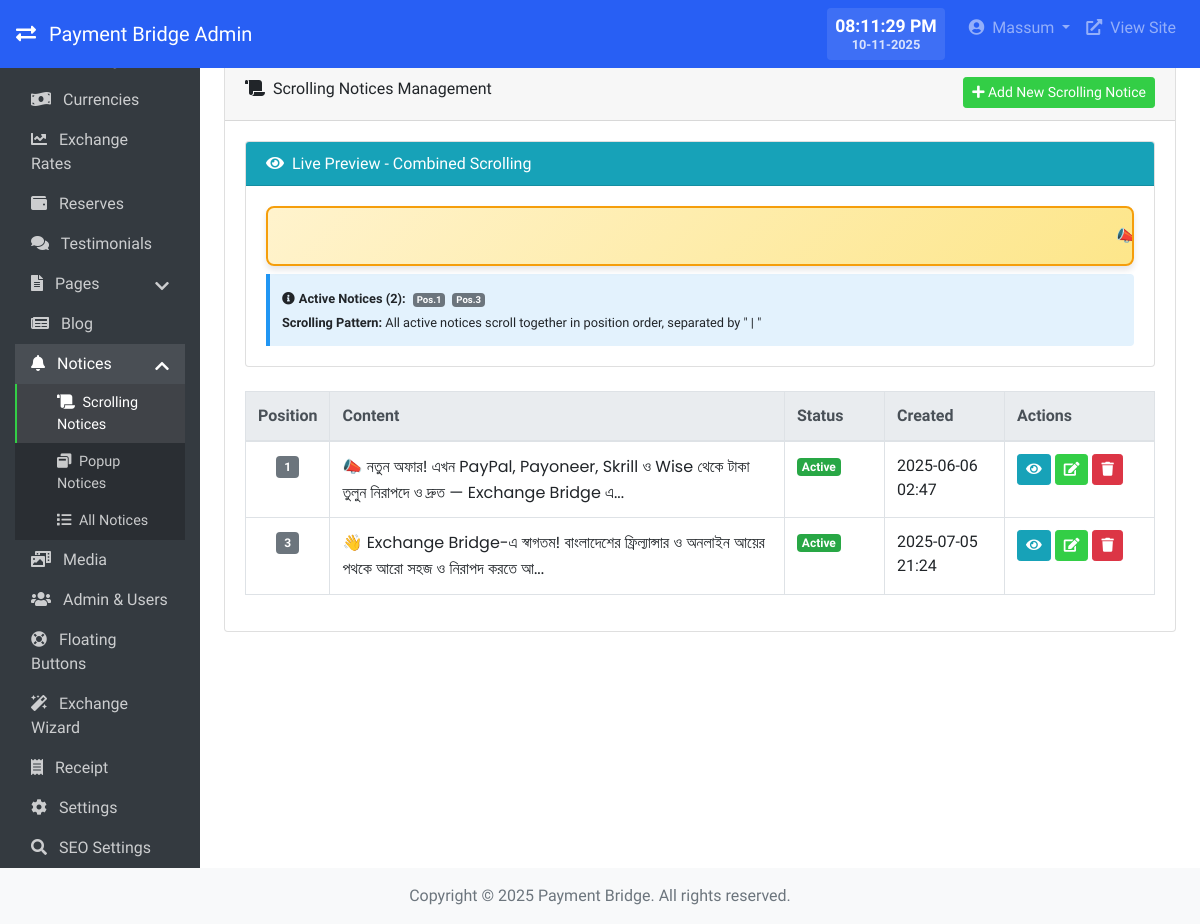
/admin/notices/scroll/index.php (signed in), run on the app's committed database.
### tables this page shows
CREATE TABLE `settings` (
  `id` int(11) NOT NULL,
  `setting_key` varchar(100) NOT NULL,
  `setting_value` text DEFAULT NULL,
  `created_at` timestamp NOT NULL DEFAULT current_timestamp(),
  `updated_at` timestamp NOT NULL DEFAULT current_timestamp() ON UPDATE current_timestamp()
);

CREATE TABLE `users` (
  `id` int(11) NOT NULL,
  `username` varchar(50) NOT NULL,
  `email` varchar(100) NOT NULL,
  `password` varchar(255) NOT NULL,
  `role` enum('admin','manager','editor') NOT NULL DEFAULT 'editor',
  `status` enum('active','inactive') NOT NULL DEFAULT 'active',
  `last_login` datetime DEFAULT NULL,
  `created_at` timestamp NOT NULL DEFAULT current_timestamp(),
  `updated_at` timestamp NOT NULL DEFAULT current_timestamp() ON UPDATE current_timestamp()
);

CREATE TABLE `notices` (
  `id` int(11) NOT NULL,
  `type` enum('scrolling','popup') NOT NULL,
  `position` int(11) DEFAULT 1,
  `title` varchar(255) DEFAULT NULL,
  `content` text DEFAULT NULL,
  `image_path` varchar(255) DEFAULT NULL,
  `status` enum('active','inactive') NOT NULL DEFAULT 'active',
  `created_at` timestamp NOT NULL DEFAULT current_timestamp(),
  `updated_at` timestamp NOT NULL DEFAULT current_timestamp() ON UPDATE current_timestamp()
);

### admin/notices/scroll/index.php (the view, shortened to what the rows shown need)
<?php
require_once '../../../includes/db.php';
require_once '../../../includes/functions.php';
require_once '../../../includes/auth.php';
$db = Database::getInstance();
$scrollingNotices = $db->getRows("SELECT * FROM notices WHERE type = 'scrolling' ORDER BY position ASC, created_at DESC");
include '../../includes/header.php';
?>
<div class="card mb-4">
    <div class="card-body">
        <div class="row mb-4">
            <div class="col-12">
                <div class="card">
                    <div class="card-body">
                        <div id="scrolling-preview-container">
                            <?php
                            $activeNotices = [];
                            foreach ($scrollingNotices as $notice) {
                                if ($notice['status'] === 'active') {
                                    $activeNotices[] = $notice;
                                }
                            }
                            if (count($activeNotices) > 0):
                                usort($activeNotices, function($a, $b) {
                                    return $a['position'] - $b['position'];
                                });
                            ?>
                            <div class="preview-info">
                                <small>
                                    <strong><i class="fas fa-info-circle mr-1"></i>Active Notices (<?php echo count($activeNotices); ?>):</strong>
                                    <?php foreach ($activeNotices as $index => $notice): ?>
                                        <span class="badge badge-secondary ml-1">Pos.<?php echo $notice['position']; ?></span>
                                    <?php endforeach; ?>
                                    <br><strong>Scrolling Pattern:</strong> All active notices scroll together in position order, separated by " | "
                                </small>
                            </div>
                            <?php endif; ?>
                        </div>
                    </div>
                </div>
            </div>
        </div>
        <div class="table-responsive">
            <table class="table table-bordered table-hover" width="100%" cellspacing="0">
                <thead class="thead-light">
                    <tr>
                        <th width="80">Position</th>
                        <th>Content</th>
                        <th width="100">Status</th>
                        <th width="120">Created</th>
                        <th width="150">Actions</th>
                    </tr>
                </thead>
                <tbody>
                    <?php if (count($scrollingNotices) > 0): ?>
                    <?php foreach ($scrollingNotices as $notice): ?>
                    <tr>
                        <td class="text-center">
                            <span class="position-badge"><?php echo $notice['position']; ?></span>
                        </td>
                        <td class="notice-content">
                            <?php
                            $content = strip_tags($notice['content']);
                            echo mb_substr($content, 0, 100, 'UTF-8') . (mb_strlen($content, 'UTF-8') > 100 ? '...' : '');
                            ?>
                        </td>
                        <td>
                            <span class="badge badge-<?php echo $notice['status'] === 'active' ? 'success' : 'danger'; ?>">
                                <?php echo ucfirst($notice['status']); ?>
                            </span>
                        </td>
                        <td><?php echo date('Y-m-d H:i', strtotime($notice['created_at'])); ?></td>
                        <td>
                            <a href="view.php?id=<?php echo $notice['id']; ?>" class="btn btn-info btn-sm" title="View">
                                <i class="fas fa-eye"></i>
                            </a>
                            <a href="edit.php?id=<?php echo $notice['id']; ?>" class="btn btn-primary btn-sm" title="Edit">
                                <i class="fas fa-edit"></i>
                            </a>
                            <a href="delete.php?id=<?php echo $notice['id']; ?>" class="btn btn-danger btn-sm delete-confirm" title="Delete">
                                <i class="fas fa-trash"></i>
                            </a>
                        </td>
                    </tr>
                    <?php endforeach; ?>
                    <?php endif; ?>
                </tbody>
            </table>
        </div>
    </div>
</div>
<?php include '../../includes/footer.php'; ?>

### admin/includes/header.php (shortened to what the rows shown need)
<?php
$user = Auth::getUser();
?>
<!DOCTYPE html>
<html lang="en">
<head>
    <link href="https://stackpath.bootstrapcdn.com/bootstrap/4.5.2/css/bootstrap.min.css" rel="stylesheet">
    <link rel="stylesheet" href="https://cdnjs.cloudflare.com/ajax/libs/font-awesome/5.15.3/css/all.min.css">
    <link rel="stylesheet" href="<?php echo ADMIN_URL; ?>/assets/css/admin.css">
</head>
<body>
    <nav class="navbar navbar-expand-lg navbar-dark bg-dark fixed-top">
        <a class="navbar-brand" href="<?php echo ADMIN_URL; ?>/index.php">
            <i class="fas fa-exchange-alt mr-2"></i>
            <?php echo getSetting('site_name', SITE_NAME); ?> Admin
        </a>
        <div class="collapse navbar-collapse" id="navbarNav">
            <ul class="navbar-nav ml-auto">
                <li class="nav-item dropdown">
                    <a class="nav-link dropdown-toggle" href="#" id="navbarDropdown" role="button" data-toggle="dropdown" aria-haspopup="true" aria-expanded="false">
                        <i class="fas fa-user-circle mr-1"></i> <?php echo htmlspecialchars($user['username']); ?>
                    </a>
                </li>
            </ul>
        </div>
    </nav>
    <div class="container-fluid">
        <div class="row">
            <main role="main" class="col-md-10 ml-sm-auto px-4 content">

### admin/includes/footer.php (shortened to what the rows shown need)
</main>
        </div>
    </div>
    <footer class="footer mt-auto py-3 bg-light">
        <div class="container-fluid text-center">
            <span class="text-muted">Copyright &copy; <?php echo date('Y'); ?> <?php echo getSetting('site_name', SITE_NAME); ?>. All rights reserved.</span>
        </div>
    </footer>
</body>
</html>

### data on the page
settings: setting_value "Payment Bridge"
users: username "Massum"
notices: position "1", content "📣 নতুন অফার! এখন PayPal, Payoneer, Skrill ও Wise থেকে টাকা তুলুন নিরাপদে ও দ্রুত — Exchange Bridge এ", status "Active", created_at "2025-06-06 02:47"
notices: position "3", content "👋 Exchange Bridge-এ স্বাগতম! বাংলাদেশের ফ্রিল্যান্সার ও অনলাইন আয়ের পথকে আরো সহজ ও নিরাপদ করতে আ", status "Active", created_at "2025-07-05 21:24"

### other printed values
count($activeNotices) "2"
